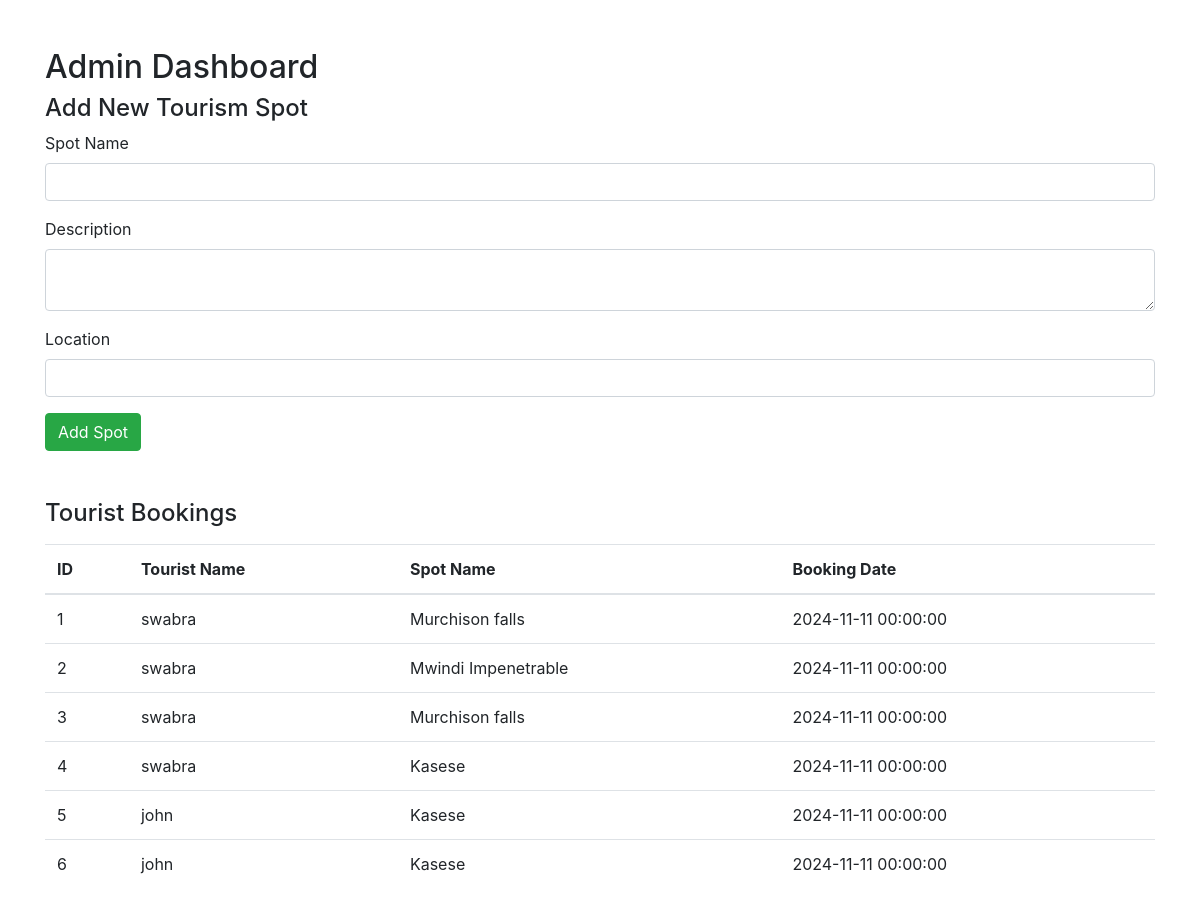
/admin_dashboard.php (signed in), run on the app's committed database.
### tables this page shows
CREATE TABLE `bookings` (
  `id` int(11) NOT NULL,
  `user_id` int(11) DEFAULT NULL,
  `spot_id` int(11) DEFAULT NULL,
  `booking_date` datetime DEFAULT current_timestamp()
);

CREATE TABLE `users` (
  `id` int(11) NOT NULL,
  `username` varchar(255) NOT NULL,
  `email` varchar(255) NOT NULL,
  `password` varchar(255) NOT NULL,
  `role` enum('tourist','admin') DEFAULT 'tourist'
);

CREATE TABLE `tourism_spots` (
  `id` int(11) NOT NULL,
  `name` varchar(255) NOT NULL,
  `description` text DEFAULT NULL,
  `crowd_count` int(11) DEFAULT 0,
  `location` varchar(255) DEFAULT NULL
);

### admin_dashboard.php (the view, shortened to what this page needs)
<?php
include 'database.php';
$stmt = $pdo->query("SELECT bookings.id, users.username, tourism_spots.name AS spot_name, bookings.booking_date
                     FROM bookings
                     JOIN users ON bookings.user_id = users.id
                     JOIN tourism_spots ON bookings.spot_id = tourism_spots.id");
$bookings = $stmt->fetchAll();
?>
<!DOCTYPE html>
<html lang="en">
<head>
    <link rel="stylesheet" href="https://maxcdn.bootstrapcdn.com/bootstrap/4.5.2/css/bootstrap.min.css">
</head>
<body>
<div class="container mt-5">
    <h2>Admin Dashboard</h2>
    <h4>Add New Tourism Spot</h4>
    <form method="POST">
        <div class="form-group">
            <label for="name">Spot Name</label>
            <input type="text" name="name" class="form-control" required>
        </div>
        <div class="form-group">
            <label for="description">Description</label>
            <textarea name="description" class="form-control" required></textarea>
        </div>
        <div class="form-group">
            <label for="location">Location</label>
            <input type="text" name="location" class="form-control" required>
        </div>
        <button type="submit" name="add_spot" class="btn btn-success">Add Spot</button>
    </form>
    <h4 class="mt-5">Tourist Bookings</h4>
    <table class="table mt-3">
        <thead>
            <tr>
                <th>ID</th>
                <th>Tourist Name</th>
                <th>Spot Name</th>
                <th>Booking Date</th>
            </tr>
        </thead>
        <tbody>
            <?php foreach ($bookings as $booking): ?>
                <tr>
                    <td><?= $booking['id'] ?></td>
                    <td><?= $booking['username'] ?></td>
                    <td><?= $booking['spot_name'] ?></td>
                    <td><?= $booking['booking_date'] ?></td>
                </tr>
            <?php endforeach; ?>
        </tbody>
    </table>
</div>
</body>
</html>

### data on the page
bookings: id "1", user.username "swabra", spot.name "Murchison falls", booking_date "2024-11-11 00:00:00"
bookings: id "2", user.username "swabra", spot.name "Mwindi Impenetrable", booking_date "2024-11-11 00:00:00"
bookings: id "3", user.username "swabra", spot.name "Murchison falls", booking_date "2024-11-11 00:00:00"
bookings: id "4", user.username "swabra", spot.name "Kasese", booking_date "2024-11-11 00:00:00"
bookings: id "5", user.username "john", spot.name "Kasese", booking_date "2024-11-11 00:00:00"
bookings: id "6", user.username "john", spot.name "Kasese", booking_date "2024-11-11 00:00:00"
